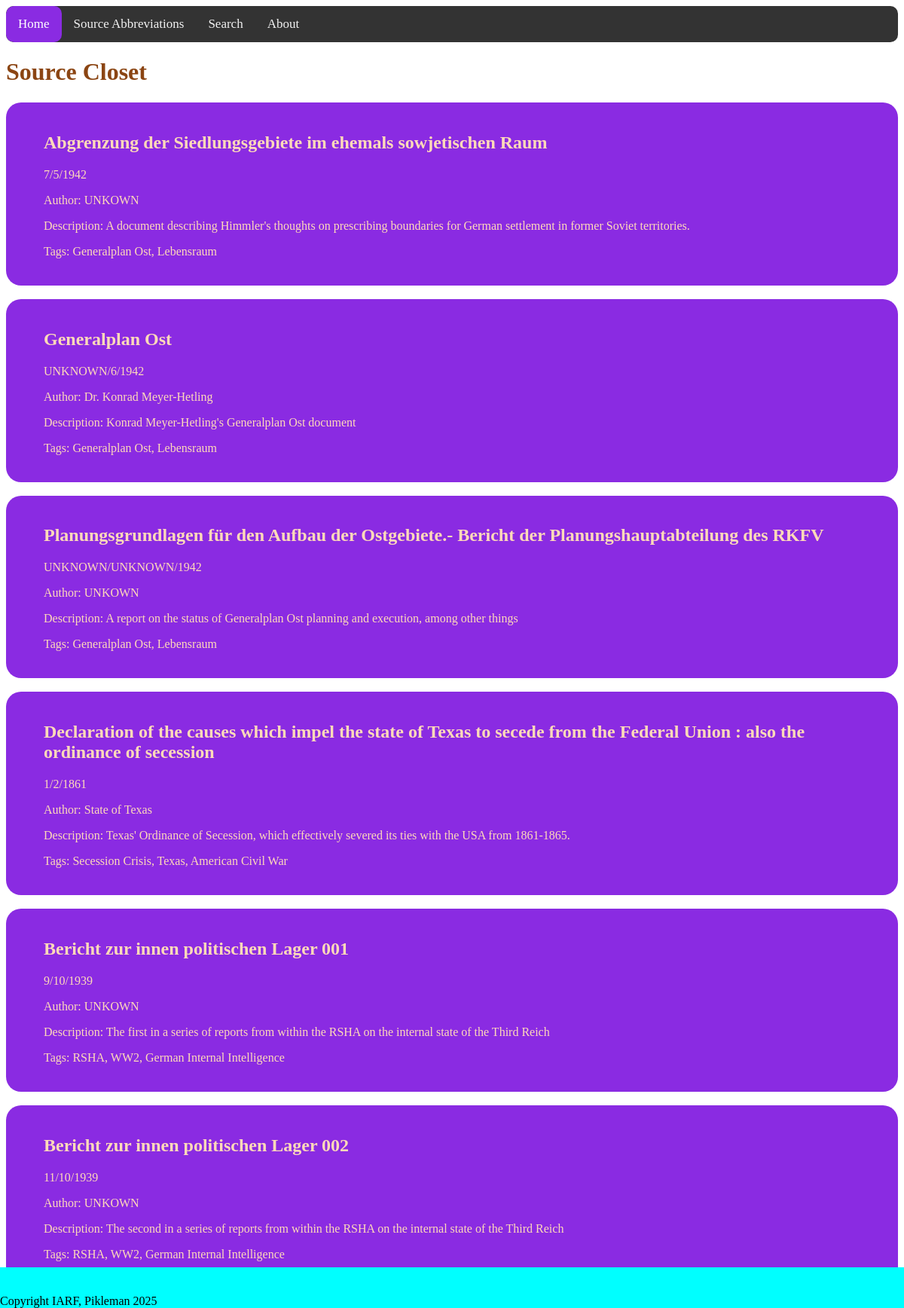
The page / on the database its author committed.
### tables this page shows
CREATE TABLE "SOURCES" (
	"Title"	TEXT,
	"Month"	INTEGER,
	"Date"	INTEGER,
	"Year"	INTEGER,
	"Author"	TEXT,
	"Country"	TEXT,
	"Topic"	TEXT,
	"Description"	TEXT,
	"Source"	TEXT,
	"Protected"	INTEGER,
	"Path"	TEXT
, "ID"	INTEGER, "Scaled"	INTEGER, "Link"	TEXT, "Attribution"	TEXT, "Usable"	INTEGER);

### app.py (the view)
@app.route('/')
def index():  # put application's code here
    db = sqlite3.connect('sources.db')
    sources = []
    for source in db.execute('SELECT * FROM sources WHERE USABLE = 1'):
        sources.append(source)
    db.close()
    random.shuffle(sources)
    return render_template("index.html", sources=sources)

### templates/index.html (shortened to what this page needs)
<!DOCTYPE html>
<html lang="en">
<head>
    <link rel="stylesheet" href="{{ url_for('static', filename='styles/styles.css') }}">
</head>
<body>
<div class="topnav">
  <a class="active" href="{{url_for('index')}}">Home</a>
  <a href="{{url_for('sources_abbr')}}">Source Abbreviations</a>
  <a href="{{ url_for('search') }}">Search</a>
  <a href="{{ url_for('about') }}">About</a>
</div>
<h1 id="title">Source Closet</h1>
{% for src in sources[:6] %}
<a href="{{ url_for("source", id=src[11]) }}" class="src_link">
    <div class="source">
        <h2 class="src_heading">{{ src[0] }}</h2>
        <p>{{ src[2] }}/{{ src[1] }}/{{ src[3] }}</p>
        <p>Author: {{ src[4] }}</p>
        <p>Description: {{ src[7] }}</p>
        <p>Tags: {{ ', '.join(src[6].split('/')) }}</p>
    </div>
</a>
<br>
{% endfor %}
<footer>
    <br>
    <br>
    Copyright IARF, Pikleman 2025
</footer>
</body>
</html>

### static/styles/styles.css (style rules this page uses)
.source { border-radius: 20px; background-color: blueviolet; padding-left: 50px; padding-right: 50px; padding-top: 20px; padding-bottom: 20px; }
#title { color: saddlebrown; font-family: Copperplate; }
footer { position: fixed; bottom: 0; left: 0; right: 0; background-color: aqua; }
.src_link { text-decoration: none; color: peachpuff; font-family: Copperplate; }
.topnav { background-color: #333; overflow: hidden; border-radius: 10px; }
.topnav a { float: left; color: #f2f2f2; text-align: center; padding: 14px 16px; text-decoration: none; font-size: 17px; }
.topnav a.active { background-color: blueviolet; color: white; border-radius: 10px; }

### rows shown on the page
SOURCES: Title "Abgrenzung der Siedlungsgebiete im ehemals sowjetischen Raum", Date "7", Month "5", Year "1942", Author "UNKOWN", Description "A document describing Himmler's thoughts on prescribing boundaries for German settlement in former Soviet territories.", Topic "Generalplan Ost, Lebensraum"
SOURCES: Title "Generalplan Ost", Date "UNKNOWN", Month "6", Year "1942", Author "Dr. Konrad Meyer-Hetling", Description "Konrad Meyer-Hetling's Generalplan Ost document", Topic "Generalplan Ost, Lebensraum"
SOURCES: Title "Planungsgrundlagen für den Aufbau der Ostgebiete.- Bericht der Planungshauptabteilung des RKFV", Date "UNKNOWN", Month "UNKNOWN", Year "1942", Author "UNKOWN", Description "A report on the status of Generalplan Ost planning and execution, among other things", Topic "Generalplan Ost, Lebensraum"
SOURCES: Title "Declaration of the causes which impel the state of Texas to secede from the Federal Union : also the ordinance of secession", Date "1", Month "2", Year "1861", Author "State of Texas", Description "Texas' Ordinance of Secession, which effectively severed its ties with the USA from 1861-1865.", Topic "Secession Crisis, Texas, American Civil War"
SOURCES: Title "Bericht zur innen politischen Lager 001", Date "9", Month "10", Year "1939", Author "UNKOWN", Description "The first in a series of reports from within the RSHA on the internal state of the Third Reich", Topic "RSHA, WW2, German Internal Intelligence"
SOURCES: Title "Bericht zur innen politischen Lager 002", Date "11", Month "10", Year "1939", Author "UNKOWN", Description "The second in a series of reports from within the RSHA on the internal state of the Third Reich", Topic "RSHA, WW2, German Internal Intelligence"
